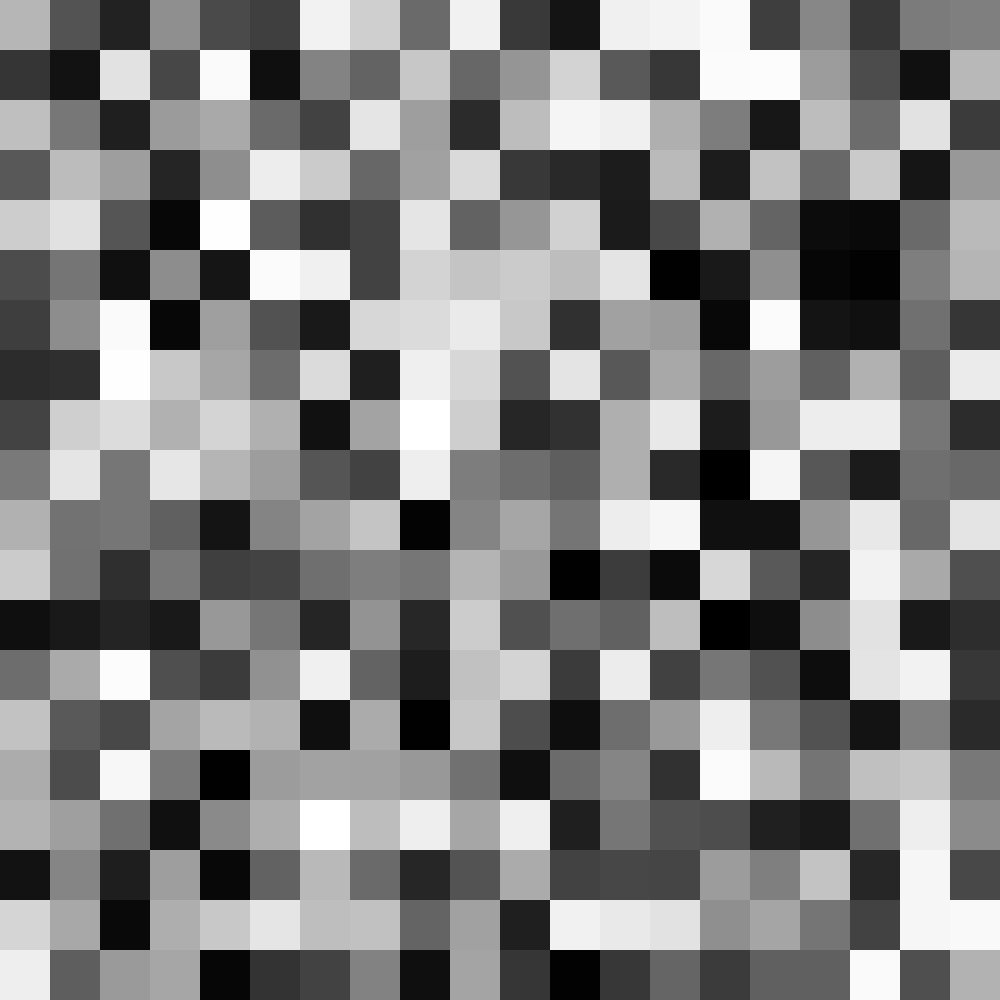
Frame 1 (no input)
Frame 60 (no input): identical to frame 1, image omitted
Frame 120 (the mouse pressed at the canvas centre since frame 60): identical to frame 1, image omitted

The p5.js sketch that drew this single still picture (run headless with seeded random() and noise() and a simulated clock; from frame 60 on, the mouse is pressed at the canvas centre):

// p5.js sketch
// ── sketch.js
let cols = 20;
let rows = 20;

let colors = [];

function make2Darray(cols, rows) {
  let arr = new Array(cols);
  for (let i = 0; i < arr.length; i++) {
    arr[i] = new Array(rows);
  }
  return arr;
}

function setup() {
  createCanvas(1000, 1000);
  colors = make2Darray(cols, rows);
  for (let i = 0; i < cols; i++) {
    for (let j = 0; j < rows; j++) {
      colors[i][j] = random(255);
    }
  }
}
  function draw() {
    background(51);
    for (let i = 0; i < cols; i++) {
      for (let j = 0; j < rows; j++) {
        let x = i * 50;
        let y = j * 50;

        fill(colors[i][j]);
        noStroke();
        rect(x, y, 50, 50);
      }
    }
  }
